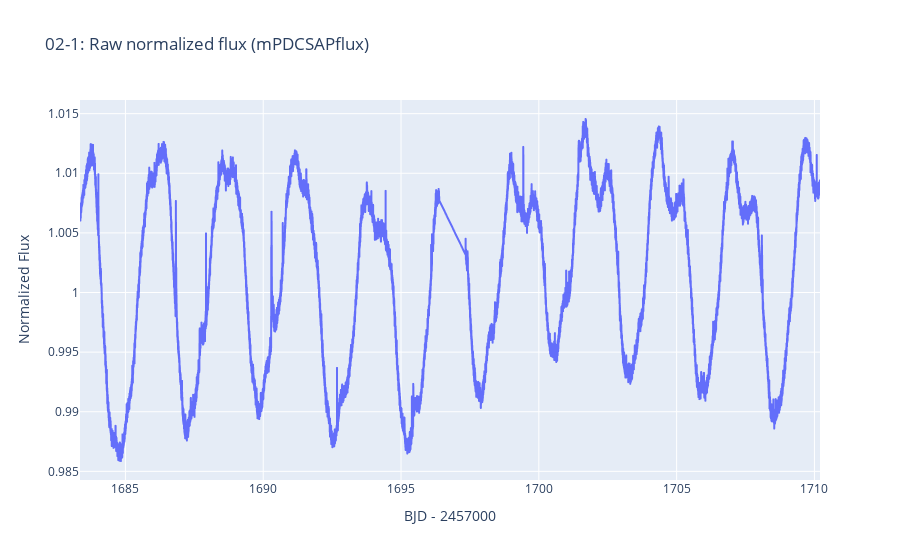
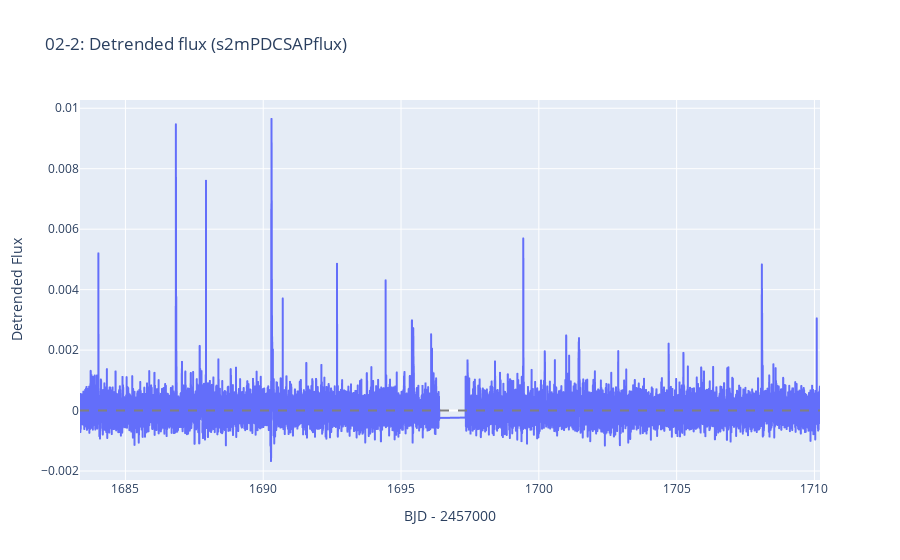

The cell these charts' notebook holds for them, in order:
### Code cell
if detector is None or detector.s2mPDCSAPflux is None:
    print("detector がまだ作成されていないか、s2mPDCSAPflux が未計算です。")
else:
    # 元の正規化光度
    fig_raw = px.line(
        x=detector.tessBJD,
        y=detector.mPDCSAPflux,
        labels={"x": "BJD - 2457000", "y": "Normalized Flux"},
        title="02-1: Raw normalized flux (mPDCSAPflux)",
    )
    fig_raw.show()

    # デトレンド後フラックス
    fig_det = px.line(
        x=detector.tessBJD,
        y=detector.s2mPDCSAPflux,
        labels={"x": "BJD - 2457000", "y": "Detrended Flux"},
        title="02-2: Detrended flux (s2mPDCSAPflux)",
    )
    fig_det.add_hline(y=0.0, line_color="gray", line_dash="dash")
    fig_det.show()

### Figure 1 — Plotly figure (JSON) as saved in the notebook; plotly's stock layout.template omitted (floating-point values rounded to 4 significant figures; data arrays with more than 128 entries replaced by an {"elided": "..."} marker saying what was removed)
{"data": [{"hovertemplate": "BJD - 2457000=%{x}<br>Normalized Flux=%{y}<extra></extra>", "legendgroup": "", "line": {"color": "#636efa", "dash": "solid"}, "marker": {"symbol": "circle"}, "mode": "lines", "name": "", "showlegend": false, "type": "scattergl", "x": {"elided": "18522 float values"}, "xaxis": "x", "y": {"elided": "18522 float values"}, "yaxis": "y"}], "layout": {"legend": {"tracegroupgap": 0}, "title": {"text": "02-1: Raw normalized flux (mPDCSAPflux)"}, "xaxis": {"anchor": "y", "domain": [0, 1], "title": {"text": "BJD - 2457000"}}, "yaxis": {"anchor": "x", "domain": [0, 1], "title": {"text": "Normalized Flux"}}}}

### Figure 2 — Plotly figure (JSON) as saved in the notebook; plotly's stock layout.template omitted (floating-point values rounded to 4 significant figures; data arrays with more than 128 entries replaced by an {"elided": "..."} marker saying what was removed)
{"data": [{"hovertemplate": "BJD - 2457000=%{x}<br>Detrended Flux=%{y}<extra></extra>", "legendgroup": "", "line": {"color": "#636efa", "dash": "solid"}, "marker": {"symbol": "circle"}, "mode": "lines", "name": "", "showlegend": false, "type": "scattergl", "x": {"elided": "18522 float values"}, "xaxis": "x", "y": {"elided": "18522 float values"}, "yaxis": "y"}], "layout": {"legend": {"tracegroupgap": 0}, "shapes": [{"line": {"color": "gray", "dash": "dash"}, "type": "line", "x0": 0, "x1": 1, "xref": "x domain", "y0": 0, "y1": 0, "yref": "y"}], "title": {"text": "02-2: Detrended flux (s2mPDCSAPflux)"}, "xaxis": {"anchor": "y", "domain": [0, 1], "title": {"text": "BJD - 2457000"}}, "yaxis": {"anchor": "x", "domain": [0, 1], "title": {"text": "Detrended Flux"}}}}
